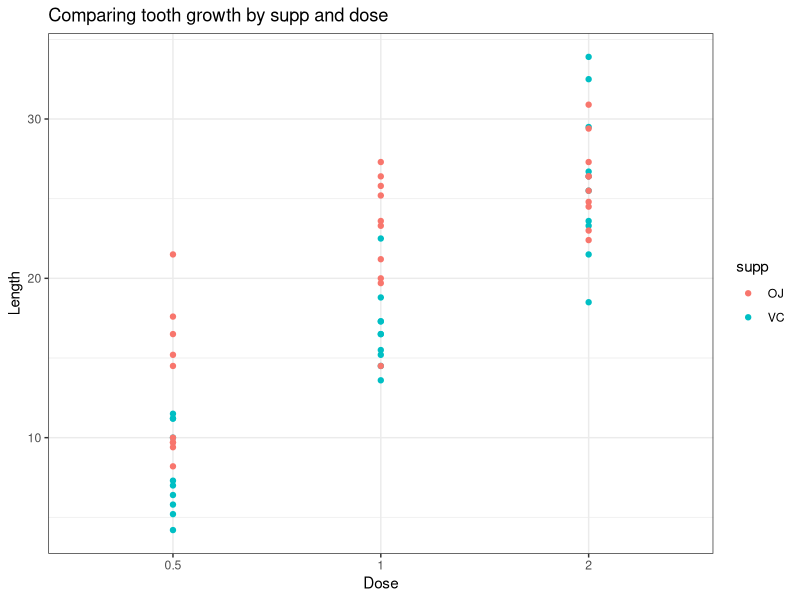

Recreate this plot in R.
## ---- chunk 1
data(ToothGrowth); 
str(ToothGrowth); 

library(ggplot2)
ggplot(data=ToothGrowth, aes(x=factor(dose), y=len, color=supp))  + 
    geom_point()+ 
    xlab("Dose")+
    ylab("Length")+
    theme_bw()+
    ggtitle("Comparing tooth growth by supp and dose")
## ---- chunk 2

ToothGrowth$ID <-rep(1:10,6);library(reshape2); 
dat <- dcast(ToothGrowth, dose+supp~ID, value.var="len"); 

names(dat)[-(1:2)]<-paste("len_",names(dat[-(1:2)]), sep="");
dat$mean<-sapply(1:6, function(x) {mean(as.numeric(dat[x,3:12]))});
dat$sd<-sapply(1:6, function(x) {sd(as.numeric(dat[x,3:12]))});
dat$Group<-1:6
library(xtable);
print(xtable(dat[-(3:12)]),type='html')
## ---- chunk 3
conFun <- function(m=1, n=2, df=dat) {
    temp<-t.test(df[m,3:12],df[n,3:12],paired=FALSE, var.equal=FALSE)$conf[1:2];
    return(data.frame(
        Data_1 = paste("group_",m,": dose=",df[m,1],", supp=",df[m,2],sep=""),
        Data_2 = paste("group_",n,": dose=",df[n,1],", supp=",df[n,2],sep=""),
        Lowlimit = temp[1],
        Uplimit  = temp[2]))
    }

print(xtable(rbind(conFun(1,2),conFun(3,4),conFun(5,6))),type='html')
print(xtable(rbind(conFun(1,3),conFun(3,5),conFun(2,4),conFun(4,6))),type='html')
